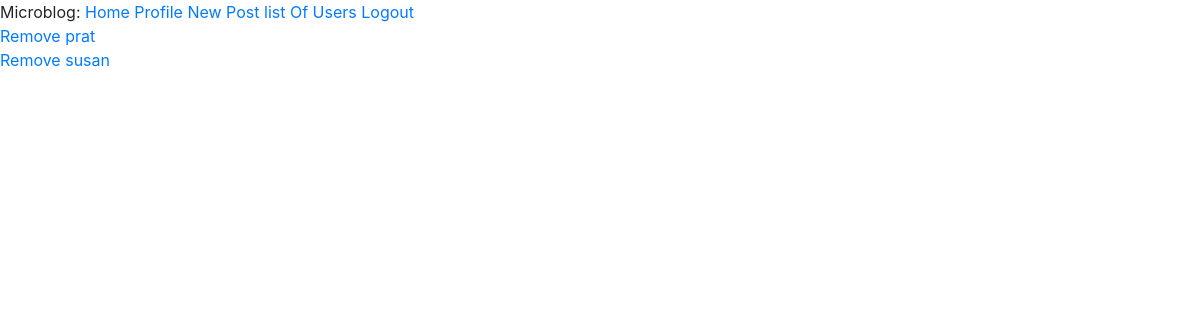
The page /add_member/1 (signed in) on the database as committed earlier.
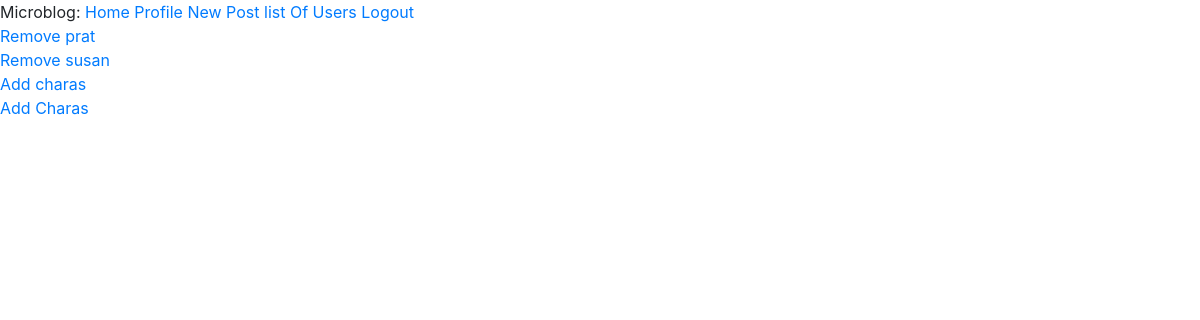
The same page on the database as committed later.
### app/models.py (models this page shows, shortened)
class User(UserMixin, db.Model):
	id=db.Column(db.Integer, primary_key=True)
	username=db.Column(db.String(64), index=True, unique=True)
	email=db.Column(db.String(120), index=True, unique=True)
	password_hash = db.Column(db.String(128))
	posts = db.relationship('Post', backref='author', lazy='dynamic')
	about_me = db.Column(db.String(140))
	last_seen = db.Column(db.DateTime, default=datetime.utcnow)
	image_file = db.Column(db.String(20), nullable=False, default='profile_pics/default.jpg')
	followed = db.relationship(
        'User', secondary=followers,
        primaryjoin=(followers.c.follower_id == id),
        secondaryjoin=(followers.c.followed_id == id),
        backref=db.backref('followers', lazy='dynamic'), lazy='dynamic')
	member_of=db.relationship('Group', secondary=groupmember, backref=db.backref('members', lazy='dynamic'))

### app/users/routes.py (the view)
@users.route('/add_member/<int:group_id>')
@login_required
def add_member(group_id):
    group=Group.query.filter_by(id=group_id).first_or_404()
    users = User.query.all()
    return render_template('add_member.html', users=users, group=group)

### app/models.py (called while the page is built)
@login.user_loader
def load_user(id):
    return User.query.get(int(id))

    def is_member(self, user):
    	return self.members.filter(
    		groupmember.c.member_id == user.id).count()>0

### app/templates/add_member.html
{% extends "base.html" %}
{% block content %}
<br/>
    {% for user in users %}
    {% if not group.is_member(user) %}
    <a href="{{ url_for('users.add_groupmember', user_id=user.id, group_id=group.id) }}">Add {{ user.username}}</a>
    {% else %}
    <a href="{{ url_for('users.remove_groupmember', user_id=user.id, group_id=group.id) }}">Remove {{ user.username}}</a>
    {% endif %}
    <br/>
    {% endfor %}
{% endblock %}

Rows that differ between the two databases and show on the page:
added User: username "charas"
added User: username "Charas"
